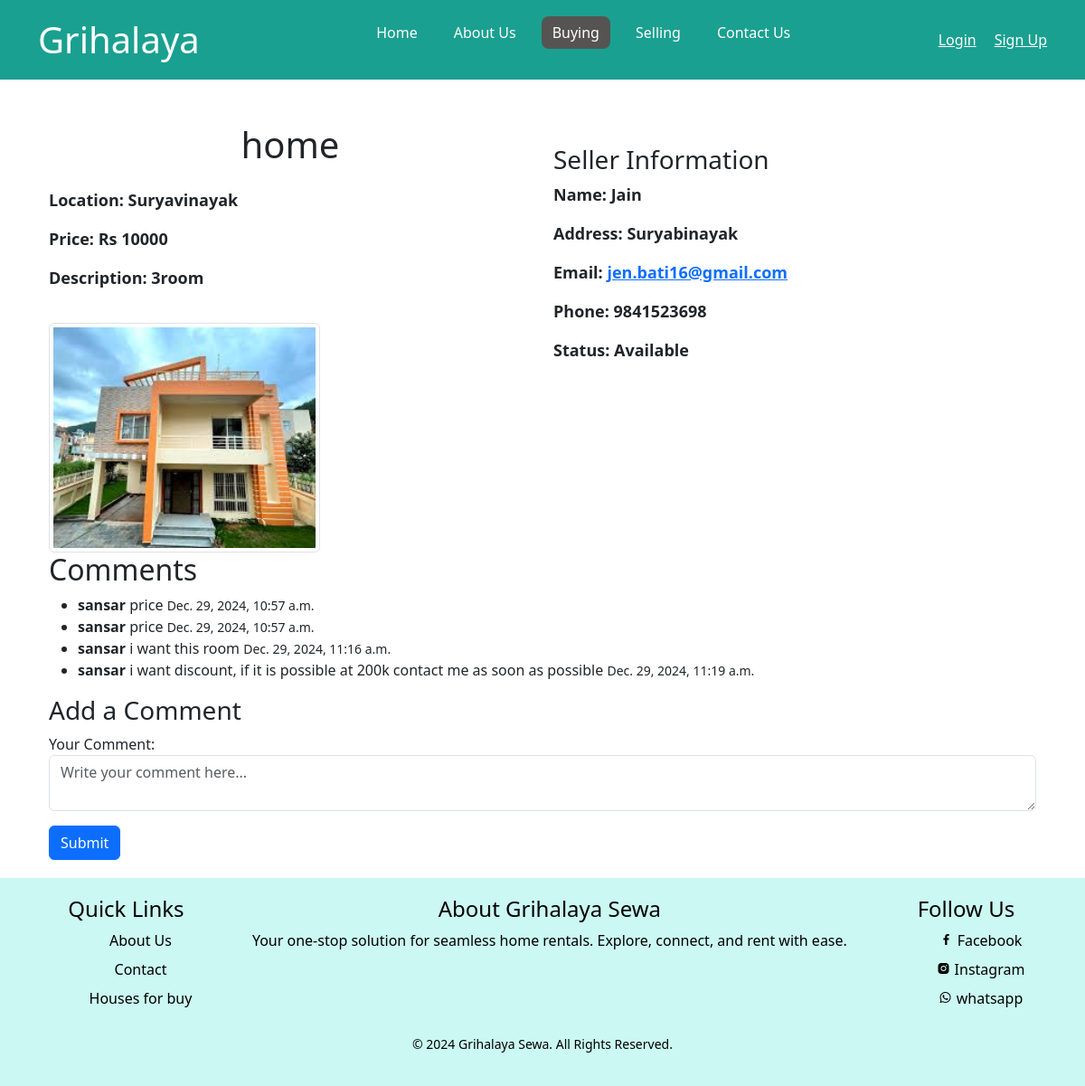
The page /register/buy_room_detail/4/ on the database its author committed.
### register/models.py (models this page shows, shortened)
class Room(models.Model):
    title = models.CharField(max_length=200)  # Title of the room listing
    location = models.CharField(max_length=255)  # Location of the room
    price = models.CharField(max_length=255)  # Price for renting the room
    image = models.ImageField(upload_to='room_images/')  # Image of the room
    description = models.TextField()  # Description of the room
    seller_name = models.CharField(max_length=255)  # Seller's name
    seller_address = models.TextField()  # Seller's address
    seller_email = models.EmailField()  # Seller's email
    seller_phone = models.CharField(max_length=15)  # Seller's phone number
    status = models.CharField(
        max_length=50,
        choices=[('available', 'Available'), ('sold', 'Sold')],
        default='available'
    )  # Room status
    user = models.ForeignKey(User, on_delete=models.CASCADE, related_name='rooms', null=True, blank=True)

class Comment(models.Model):
    room = models.ForeignKey(Room, on_delete=models.CASCADE, related_name='comments')  # Link to the Room
    user = models.ForeignKey(User, on_delete=models.SET_NULL, null=True, blank=True)  # Optional link to the User
    content = models.TextField()  # Comment content
    created_at = models.DateTimeField(auto_now_add=True)  # Timestamp of when the comment was created
    updated_at = models.DateTimeField(auto_now=True)  # Timestamp of when the comment was last updated

### register/views.py (the view)
# urls.py: path('buy_room_detail/<int:pk>/',views.Buy_Room_detail,name="buy_room_detail"),
def Buy_Room_detail(request, pk):
    room = get_object_or_404(Room, pk=pk)  # Fetch the room by its primary key
    comments = room.comments.all()  # Fetch related comments
    if request.method == 'POST':
        form = CommentForm(request.POST)
        if form.is_valid():
            subject = "Message from Grihalaya"
            message = request.POST['content']
            from_email = "sanjunagarkoti44@gmail.com"  # Your sender email
            recipient_list = [room.seller_email]  # Seller's email from the Room object
            user_email = request.user.email if request.user.is_authenticated else "Anonymous"
            email_message = render_to_string('register/message.html', {
                'name': room.seller_name,
                'message': message,
                'user_email': user_email,  # Include user email in the context
            })
            send_mail(subject, email_message, from_email, recipient_list, fail_silently=False)
            comment = form.save(commit=False)
            comment.room = room  # Associate the comment with the room
            comment.user = request.user if request.user.is_authenticated else None
            comment.save()
            return redirect('register:buy_room_detail', pk=room.pk)
    else:
        form = CommentForm()
    return render(request, 'register/buying/buy_room_detail.html', {
        'room': room,
        "buying": "active",
        'comments': comments,
        'form': form
    })

### register/forms.py
class CommentForm(forms.ModelForm):
    class Meta:
        model = Comment
        fields = ['content']  # Fields to be included in the form
        widgets = {
            'content': forms.Textarea(attrs={
                'class': 'form-control',
                'placeholder': 'Write your comment here...',
                'rows': 2,  # Two lines height
                'cols': 40  # Small width
            }),
        }
        labels = {
            'content': 'Your Comment',
        }

### templates/register/buying/buy_room_detail.html (shortened to what this page needs)
{% extends "main/base.html" %}
{% load static %}
{% block css %}
{{ block.super }}
{% endblock css %}
{% block content %}
<div class="container mt-5">
    <div class="row">
        <div class="col-md-6">
            <h1 class="mb-4">{{ room.title }}</h1>
            <p><strong>Location:</strong> {{ room.location }}</p>
            <p><strong>Price:</strong> {{ room.price }}</p>
            <p><strong>Description:</strong> {{ room.description }}</p>
            {% if room.image %}
            <div class="text-left">
                <img src="{{ room.image.url }}" alt="Room Image" class="img-thumbnail img-fluid"
                    style="max-width: 300px; cursor: pointer;"
                    data-bs-toggle="modal" data-bs-target="#imageModal">
            </div>
            {% else %}
            <p>No image available.</p>
            {% endif %}
        </div>
        <div class="col-md-6">
            <h3 class="mt-4">Seller Information</h3>
            <p><strong>Name:</strong> {{ room.seller_name }}</p>
            <p><strong>Address:</strong> {{ room.seller_address }}</p>
            <p><strong>Email:</strong> <a href="mailto:{{ room.seller_email }}">{{ room.seller_email }}</a></p>
            <p><strong>Phone:</strong> {{ room.seller_phone }}</p>
            <p><strong>Status:</strong> {{ room.status|capfirst }}</p>
        </div>
    </div>
    <h2>Comments</h2>
<ul>
    {% for comment in comments %}
        <li>
            <strong>
                {% if comment.user %}
                    {{ comment.user.username }}
                {% else %}
                    Anonymous
                {% endif %}
            </strong>
            {{ comment.content }}
            <small>{{ comment.created_at }}</small>
        </li>
    {% empty %}
        <li>No comments yet. Be the first to comment!</li>
    {% endfor %}
</ul>
<h3>Add a Comment</h3>
<form method="post">
    {{ form.as_p }}
    <button type="submit" class="btn btn-primary">Submit</button>
</form>
</div>
{% endblock content %}

### static/css/mycss2.css (style rules this page uses)
* { margin: 0; padding: 0; box-sizing: border-box; }
.container { width: 1200px; margin: auto; }
.row img { width: 100%; height: 100%; transition: all 0.3s ease; position:relative; cursor: pointer; margin-top: 20px; }
.row p { font-size: 18px; font-weight: bold; }
h1 { text-align: center; color: #333; }
input[type="text"], input[type="email"], textarea { width: 100%; padding: 10px; margin: 8px 0; border: 1px solid #ccc; border-radius: 4px; box-sizing: border-box; }

### rows shown on the page
Room: title "home", location "Suryavinayak", price "Rs 10000", description "3room", image (picture), seller_name "Jain", seller_address "Suryabinayak", seller_email "jen.bati16@gmail.com", seller_phone "9841523698", status "Available"
Comment: user.username "sansar", content "price", created_at "Dec. 29, 2024, 10:57 a.m."
Comment: user.username "sansar", content "price", created_at "Dec. 29, 2024, 10:57 a.m."
Comment: user.username "sansar", content "i want this room", created_at "Dec. 29, 2024, 11:16 a.m."
Comment: user.username "sansar", content "i want discount, if it is possible at 200k contact me as soon as possible", created_at "Dec. 29, 2024, 11:19 a.m."
